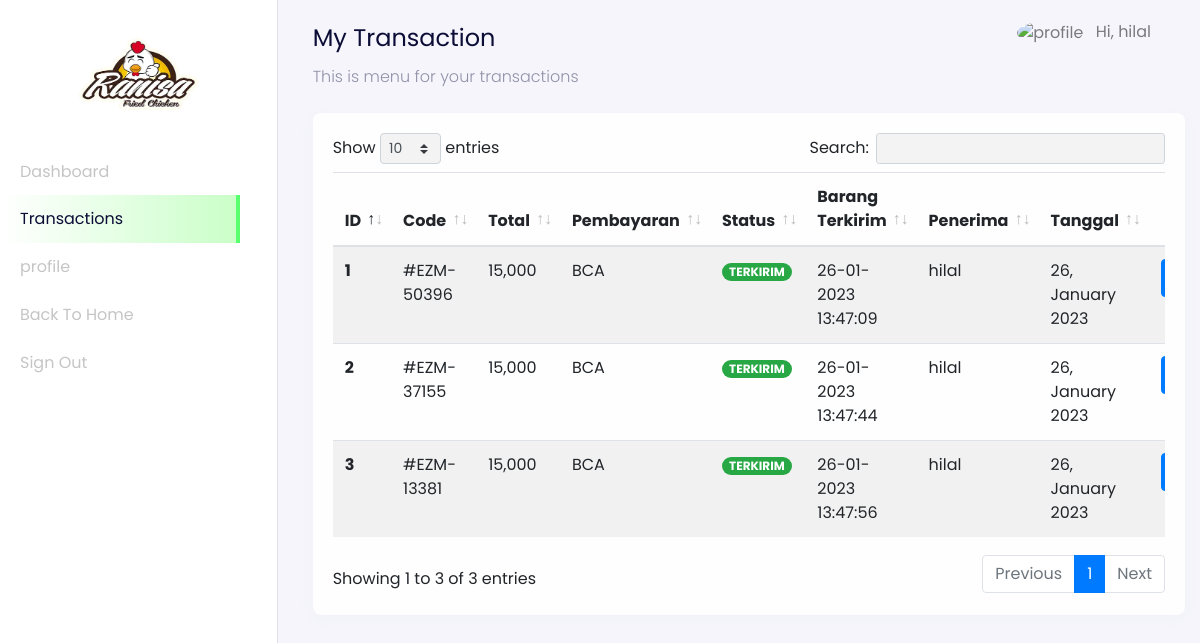
Screenshot of /user/index.php?page=transactions (signed in) with the database file from the repository.
### tables this page shows
CREATE TABLE `users` (
  `id_user` int(11) NOT NULL,
  `name` varchar(255) NOT NULL,
  `email` varchar(255) NOT NULL,
  `password` varchar(255) NOT NULL,
  `address` text DEFAULT NULL,
  `phone_number` varchar(255) NOT NULL,
  `postal_code` varchar(191) NOT NULL,
  `roles` varchar(255) NOT NULL
);

CREATE TABLE `transactions` (
  `id_transaction` int(11) NOT NULL,
  `user_id` int(11) NOT NULL,
  `total_price` int(11) NOT NULL,
  `city` varchar(255) NOT NULL,
  `rekening_id` int(11) NOT NULL,
  `transaction_status` varchar(255) NOT NULL,
  `weight_total` int(11) NOT NULL,
  `delivered` int(11) NOT NULL,
  `photo_transaction` varchar(255) NOT NULL,
  `code` varchar(255) NOT NULL,
  `receiver` varchar(255) NOT NULL,
  `time_arrived` timestamp NULL DEFAULT NULL,
  `created_at` timestamp NOT NULL DEFAULT current_timestamp()
);

CREATE TABLE `rekening_numbers` (
  `id_rekening` int(11) NOT NULL,
  `bank_name` varchar(255) NOT NULL,
  `number` varchar(255) NOT NULL,
  `rekening_name` varchar(255) NOT NULL
);

### config/config.php (called while the page is built, shortened)
<?php
$host = 'localhost';
$user = 'root';
$password = '';
$dbname = 'daging_online';
$conn = mysqli_connect($host, $user, $password, $dbname);
function query($query)
{
    global $conn;
    $result = mysqli_query($conn, $query);
    $rows = [];
    while ($row = mysqli_fetch_assoc($result)) {
        $rows[] = $row;
    }
    return $rows;
}

### user/transaction/dashboard-user-transactions.php (the view, shortened to what this page needs)
<nav
  class="navbar navbar-expand-lg navbar-light navbar-store fixed-top"
  data-aos="fade-down"
>
  <div class="container-fluid">
    <div class="collpase navbar-collapse" id="navbarResponsive">
      <ul class="navbar-nav d-none d-lg-flex ml-auto">
        <li class="nav-item dropdown">
          <a
            href="#"
            class="nav-link"
            id="navbarDropdown"
            role="button"
            data-toggle="dropdown"
          >
            <img
              src="../assets/images/person-circle.svg"
              alt="profile"
              height="40px"
              class="rounded-circle mr-2 profile-picture"
            />
            <?php
              $id_user = $_SESSION['user'];
              $user = query("SELECT * FROM users WHERE id_user = $id_user")[0];
            ?>
            Hi, <?= $user["name"]; ?>
          </a>
        </li>
      </ul>
    </div>
  </div>
</nav>
<div class="section-content section-dashboard-home" data-aos="fade-up">
  <div class="container-fluid">
    <div class="dashboard-heading">
      <h2 class="dashboard-title">My Transaction</h2>
      <p class="dashboard-subtitle">This is menu for your transactions</p>
    </div>
    <div class="dashboard-content">
      <div class="row mt-4">
        <div class="col-12">
          <div class="card">
            <div class="card-body">
              <div class="row">
                <div class="col-12">
                  <div class="table-responsive">
                    <table class="table table-striped table-hover" id="table">
                      <thead>
                        <tr>
                          <th scope="col">ID</th>
                          <th scope="col">Code</th>
                          <th scope="col">Total</th>
                          <th scope="col">Pembayaran</th>
                          <th scope="col">Status</th>
                          <th scope="col">Barang Terkirim</th>
                          <th scope="col">Penerima</th>
                          <th scope="col">Tanggal</th>
                          <th scope="col" class="text-center">Aksi</th>
                        </tr>
                      </thead>
                      <tbody>
                        <?php
                          $no = 1;
                          $user_id = $_SESSION["user"];
                          $query = "SELECT * FROM transactions INNER JOIN users ON transactions.user_id = users.id_user INNER JOIN rekening_numbers ON transactions.rekening_id = rekening_numbers.id_rekening WHERE user_id = $user_id";
                          $transactions = query($query);
                        ?>
                        <?php foreach ($transactions as $transaction) : ?>
                          <tr>
                            <th scope="row"><?= $no; ?></th>
                            <td>#<?= $transaction["code"]; ?></td>
                            <td><?= number_format($transaction["total_price"]); ?></td>
                            <td><?= $transaction["bank_name"]; ?></td>
                            <td>
                              <?php if ($transaction["transaction_status"] == "BELUM KONFIRMASI") : ?>
                                <span class="badge badge-pill badge-danger"><?= $transaction["transaction_status"]; ?></span>
                              <?php elseif($transaction["transaction_status"] == "TERKONFIRMASI"): ?>
                              <span class="badge badge-pill badge-warning"><?= $transaction["transaction_status"]; ?></span>
                              <?php elseif($transaction["transaction_status"] == "PICKUP") : ?>
                                <span class="badge badge-pill badge-primary"><?= $transaction["transaction_status"]; ?></span>
                              <?php else: ?>
                                <span class="badge badge-pill badge-success"><?= $transaction["transaction_status"]; ?></span>
                              <?php endif; ?>
                            </td>
                            <?php
                              $barangTiba = $transaction["time_arrived"];
                            ?>
                            <?php if (isset($transaction["time_arrived"])) : ?>
                              <td><?= date('d-m-Y H:i:s', strtotime($barangTiba) ); ?></td>
                            <?php else : ?>
                              <td>Belum disetel</td>
                            <?php endif;?>
                            <?php if (isset($transaction["receiver"])) : ?>
                              <td><?= $transaction["receiver"] ? $transaction['receiver'] : 'Belum Diterima'; ?></td>
                            <?php endif;?>
                            <?php
                              $tanggal = $transaction["created_at"];
                            ?>
                            <td><?= date('d, F Y', strtotime($tanggal)); ?></td>
                            <td style="width: 17%; text-align: center;">
                              <div class="dropdown">
                                <button class="btn btn-primary dropdown-toggle" type="button" id="dropdownMenuButton" data-toggle="dropdown" aria-haspopup="true" aria-expanded="false">
                                </button>
                              </div>
                            </td>
                          <?php $no++ ?>
                        <?php endforeach;?>
                      </tbody>
                    </table>
                  </div>
                </div>
              </div>
            </div>
          </div>
        </div>
      </div>
    </div>
  </div>
</div>

### rows the page displays
users: name "hilal"
transactions: code "EZM-50396", total_price "15,000", rekening_numbers.bank_name "BCA", transaction_status "TERKIRIM", time_arrived "26-01-2023 13:47:09", receiver "hilal", created_at "26, January 2023"
transactions: code "EZM-37155", total_price "15,000", rekening_numbers.bank_name "BCA", transaction_status "TERKIRIM", time_arrived "26-01-2023 13:47:44", receiver "hilal", created_at "26, January 2023"
transactions: code "EZM-13381", total_price "15,000", rekening_numbers.bank_name "BCA", transaction_status "TERKIRIM", time_arrived "26-01-2023 13:47:56", receiver "hilal", created_at "26, January 2023"
